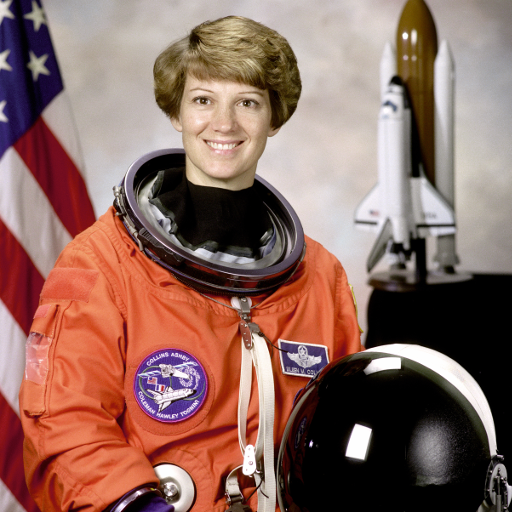
#> input picture skimage.data.astronaut(), 512 x 512 px
$ python -i common.py   (imports and definitions only)
#> lines starting #> are read from the running program, lines starting #| are printed output that depends on the picture
from __future__ import annotations

import shutil
from pathlib import Path
from urllib.request import urlopen

import cv2
import numpy as np
from skimage import data


ROOT_DIR = Path(__file__).resolve().parent
DATA_DIR = ROOT_DIR / "data"
OUTPUT_DIR = ROOT_DIR / "output"
CIRCLESGRID_PATH = DATA_DIR / "circlesgrid.png"
LENA_PATH = DATA_DIR / "Lena.png"
TRAFFIC_PATH = DATA_DIR / "traffic.mp4"
PANORAMA_DIR = DATA_DIR / "panorama"
PANORAMA_MARKER_PATH = PANORAMA_DIR / ".dataset_source.txt"
PANORAMA_MAX_WIDTH = 1400
PANORAMA_SOURCE_URLS = [
    ("boat1.jpg", "https://raw.githubusercontent.com/opencv/opencv_extra/4.x/testdata/stitching/boat1.jpg"),
    ("boat2.jpg", "https://raw.githubusercontent.com/opencv/opencv_extra/4.x/testdata/stitching/boat2.jpg"),
    ("boat3.jpg", "https://raw.githubusercontent.com/opencv/opencv_extra/4.x/testdata/stitching/boat3.jpg"),
    ("boat4.jpg", "https://raw.githubusercontent.com/opencv/opencv_extra/4.x/testdata/stitching/boat4.jpg"),
    ("boat5.jpg", "https://raw.githubusercontent.com/opencv/opencv_extra/4.x/testdata/stitching/boat5.jpg"),
    ("boat6.jpg", "https://raw.githubusercontent.com/opencv/opencv_extra/4.x/testdata/stitching/boat6.jpg"),
]


def to_uint8(image: np.ndarray) -> np.ndarray:
    if image.dtype == np.uint8:
        return image
    image_float = image.astype(np.float32)
    if float(image_float.min()) >= 0.0 and float(image_float.max()) <= 1.0:
        image_float *= 255.0
    return np.clip(image_float, 0, 255).astype(np.uint8)


def ensure_color(image: np.ndarray) -> np.ndarray:
    image_uint8 = to_uint8(image)
    if image_uint8.ndim == 2:
        return cv2.cvtColor(image_uint8, cv2.COLOR_GRAY2BGR)
    return image_uint8


def save_image(path: Path, image: np.ndarray) -> Path:
    path.parent.mkdir(parents=True, exist_ok=True)
    if not cv2.imwrite(str(path), to_uint8(image)):
        raise OSError(f"Could not save image: {path}")
    print(f"Saved image: {path}")
    return path


def plot_bgr(ax, image: np.ndarray, title: str) -> None:
    ax.imshow(cv2.cvtColor(ensure_color(image), cv2.COLOR_BGR2RGB))
    ax.set_title(title)
    ax.axis("off")


def plot_gray(ax, image: np.ndarray, title: str) -> None:
    ax.imshow(to_uint8(image), cmap="gray", vmin=0, vmax=255)
    ax.set_title(title)
    ax.axis("off")


def finalize_figure(fig, filename: str, show: bool = False) -> Path:
    import matplotlib.pyplot as plt

    OUTPUT_DIR.mkdir(parents=True, exist_ok=True)
    out_path = OUTPUT_DIR / filename
    fig.tight_layout()
    fig.savefig(out_path, dpi=160, bbox_inches="tight")
    print(f"Saved figure: {out_path}")
    if show:
        plt.show()
    else:
        plt.close(fig)
    return out_path


def read_color(path: Path) -> np.ndarray:
    ensure_demo_data()
    image = cv2.imread(str(path), cv2.IMREAD_COLOR)
    if image is None:
        raise FileNotFoundError(f"Could not read image: {path}")
    return image


def download_image(url: str) -> np.ndarray:
    with urlopen(url, timeout=30) as response:
        payload = response.read()
    buffer = np.frombuffer(payload, dtype=np.uint8)
    image = cv2.imdecode(buffer, cv2.IMREAD_COLOR)
    if image is None:
        raise ValueError(f"Could not decode image from URL: {url}")
    return image


def resize_to_max_width(image: np.ndarray, max_width: int) -> np.ndarray:
    if image.shape[1] <= max_width:
        return image
    scale = max_width / float(image.shape[1])
    return cv2.resize(image, (0, 0), fx=scale, fy=scale, interpolation=cv2.INTER_AREA)


def generate_circlesgrid() -> None:
    if CIRCLESGRID_PATH.exists():
        return

    height = 320
    width = 320
    image = np.full((height, width, 3), 30, dtype=np.uint8)

    for row in range(7):
        for col in range(7):
            center = (40 + col * 40, 40 + row * 40)
            radius = 11 if (row + col) % 2 == 0 else 9
            cv2.circle(image, center, radius, (245, 245, 245), -1, cv2.LINE_AA)
            cv2.circle(image, center, radius + 3, (90, 160, 255), 2, cv2.LINE_AA)

    cv2.rectangle(image, (18, 18), (302, 302), (0, 210, 255), 2, cv2.LINE_AA)
    save_image(CIRCLESGRID_PATH, image)


def generate_lena() -> None:
    if LENA_PATH.exists():
        return

    for source in (
        ROOT_DIR.parent / "lecture3" / "data" / "lena.png",
        ROOT_DIR.parent / "lecture4" / "data" / "lena.png",
        ROOT_DIR.parent / "lecture3" / "data" / "Lena.png",
        ROOT_DIR.parent / "lecture4" / "data" / "Lena.png",
    ):
        if source.exists():
            shutil.copy2(source, LENA_PATH)
            print(f"Copied image: {source} -> {LENA_PATH}")
            return

    fallback = cv2.cvtColor(data.astronaut(), cv2.COLOR_RGB2BGR)
    fallback = cv2.resize(fallback, (512, 512), interpolation=cv2.INTER_AREA)
    save_image(LENA_PATH, fallback)


def generate_traffic_clip(frame_count: int = 150) -> None:
#> called with frame_count = 150
    if TRAFFIC_PATH.exists():
        return

    source = ROOT_DIR.parent / "lecture8" / "data" / "traffic.mp4"
    if source.exists():
        capture = cv2.VideoCapture(str(source))
        if capture.isOpened():
            try:
                fps = float(capture.get(cv2.CAP_PROP_FPS))
                fps = fps if fps > 0 else 15.0
                source_frames = int(capture.get(cv2.CAP_PROP_FRAME_COUNT))
                start_frame = min(max(0, source_frames // 10), max(0, source_frames - frame_count - 1))
                capture.set(cv2.CAP_PROP_POS_FRAMES, start_frame)

                ok, first = capture.read()
                if ok and first is not None:
                    resized_first = cv2.resize(first, (0, 0), fx=0.5, fy=0.5, interpolation=cv2.INTER_AREA)
                    height, width = resized_first.shape[:2]
                    writer = cv2.VideoWriter(
                        str(TRAFFIC_PATH),
                        cv2.VideoWriter_fourcc(*"mp4v"),
                        min(fps, 15.0),
                        (width, height),
                    )
                    if writer.isOpened():
                        written = 0
                        frame = first
                        while written < frame_count and frame is not None:
                            resized = cv2.resize(frame, (width, height), interpolation=cv2.INTER_AREA)
                            writer.write(resized)
                            written += 1
                            ok, frame = capture.read()
                            if not ok:
                                break
                        writer.release()
                        if written > 0:
                            print(f"Created video: {TRAFFIC_PATH}")
                            return
            finally:
                capture.release()

    base = cv2.cvtColor(data.rocket(), cv2.COLOR_RGB2BGR)
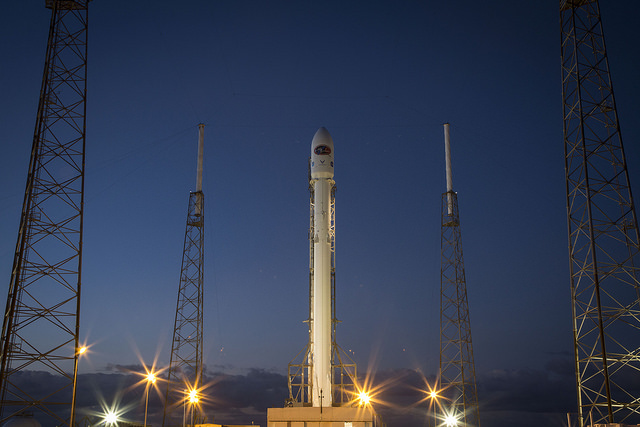
#> input picture skimage.data.rocket(), 640 x 427 px
    base = cv2.resize(base, (640, 360), interpolation=cv2.INTER_AREA)
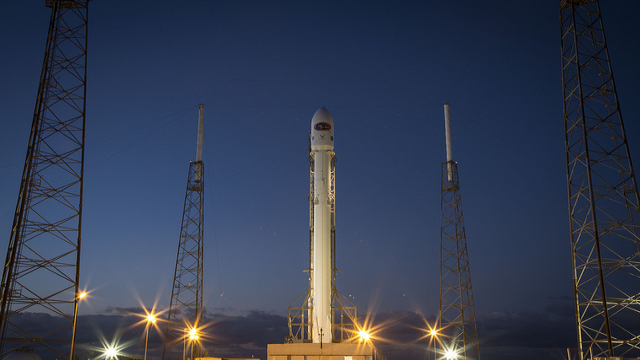
#> base: shape (360, 640, 3); mean B, G, R 82.3, 61.3, 52.3
    writer = cv2.VideoWriter(str(TRAFFIC_PATH), cv2.VideoWriter_fourcc(*"mp4v"), 15.0, (640, 360))
    if not writer.isOpened():
        raise OSError(f"Could not create video: {TRAFFIC_PATH}")
    try:
        for index in range(frame_count):
            frame = np.zeros((360, 640, 3), dtype=np.uint8)
            shift = index * 3
            x0 = 40 + shift % 560
            frame[:, :] = (35, 35, 35)
            cv2.line(frame, (320, 0), (320, 359), (70, 70, 70), 8, cv2.LINE_AA)
            cv2.rectangle(frame, (x0, 150), (x0 + 110, 250), (80, 120, 220), -1, cv2.LINE_AA)
            cv2.circle(frame, (x0 + 25, 255), 16, (20, 20, 20), -1, cv2.LINE_AA)
            cv2.circle(frame, (x0 + 85, 255), 16, (20, 20, 20), -1, cv2.LINE_AA)
            patch = base[90:240, 200:440]
            frame[100:250, 200:440] = cv2.addWeighted(frame[100:250, 200:440], 0.35, patch, 0.65, 0.0)
            writer.write(frame)
#> this loop made 150 passes
#> pass 1, in generate_traffic_clip, `patch = base[90:240, 200:440]`:
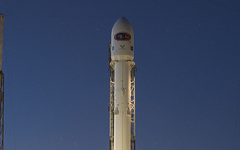
#> patch: shape (150, 240, 3); mean B, G, R 99.2, 69.8, 55.9
#> after the loop:
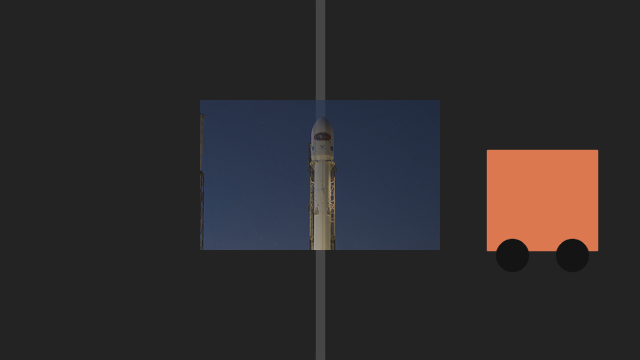
#> frame: shape (360, 640, 3); mean B, G, R 43.9, 42.7, 46
    finally:
        writer.release()
    print(f"Created video: {TRAFFIC_PATH}")


def generate_panorama_images() -> None:
    target_paths = [PANORAMA_DIR / name for name, _ in PANORAMA_SOURCE_URLS]
    if PANORAMA_MARKER_PATH.exists() and all(path.exists() for path in target_paths):
        return

    PANORAMA_DIR.mkdir(parents=True, exist_ok=True)
    for legacy_path in (PANORAMA_DIR / "0.jpg", PANORAMA_DIR / "1.jpg", PANORAMA_DIR / "2.jpg"):
        if legacy_path.exists():
            legacy_path.unlink()

    for filename, url in PANORAMA_SOURCE_URLS:
        image = download_image(url)
        image = resize_to_max_width(image, PANORAMA_MAX_WIDTH)
        save_image(PANORAMA_DIR / filename, image)

    PANORAMA_MARKER_PATH.write_text(
        "OpenCV stitching sample dataset: boat1-boat6\n"
        "Source: https://github.com/opencv/opencv_extra/tree/4.x/testdata/stitching\n",
        encoding="utf-8",
    )


def panorama_image_paths() -> list[Path]:
    ensure_demo_data()
    return [PANORAMA_DIR / name for name, _ in PANORAMA_SOURCE_URLS]


def create_stitcher():
    if hasattr(cv2, "Stitcher_create"):
        return cv2.Stitcher_create()
    return cv2.createStitcher(False)


def ensure_demo_data() -> None:
    DATA_DIR.mkdir(parents=True, exist_ok=True)
    OUTPUT_DIR.mkdir(parents=True, exist_ok=True)
    generate_circlesgrid()
    generate_lena()
    generate_traffic_clip()
    generate_panorama_images()
#> (the call stopped at in download_image, `with urlopen(url, timeout=30) as response:`: the network is not available in this run)

>>> result = read_color('data/circlesgrid.png')
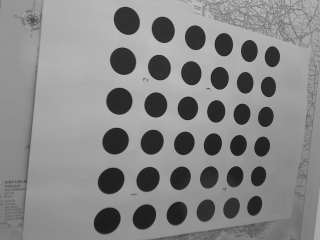
#> input picture lecture9/data/circlesgrid.png, 320 x 240 px
#> in read_color, image is the input picture: shape (240, 320, 3); min 26, max 190, mean 135.7
